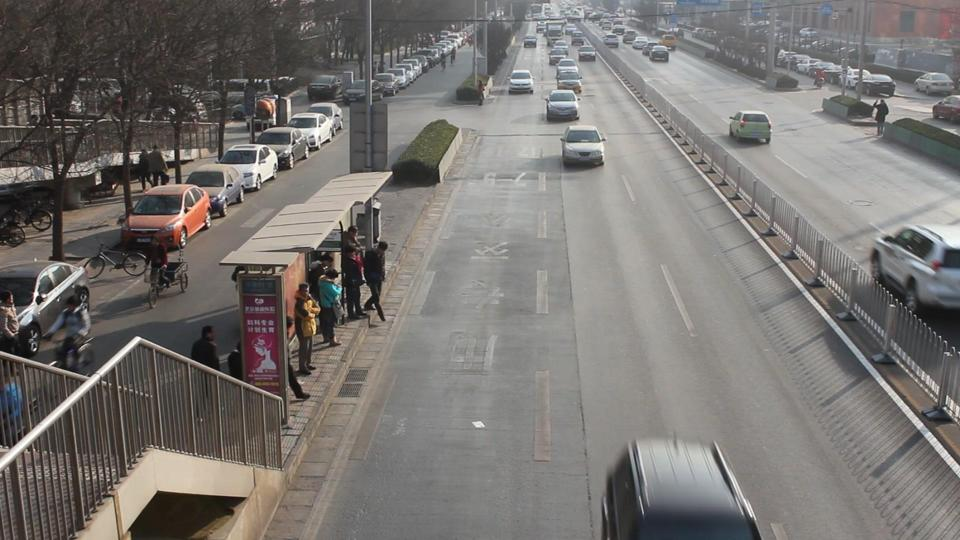
//> input picture data/1.jpg, 960 x 540 px
$ ./draw_things ../data/1.jpg   (built with g++ and OpenCV 4)
//> lines starting //> are read from the running program, lines starting //| are printed output that depends on the picture; after the words box and inside, x2 and y2 are one past the last pixel; in counts of white or black regions, pixels touching at a corner belong together
#include <opencv2/opencv.hpp>
#include <vector>

int main(int argc, char **argv)
{
  cv::Mat canvas = cv::imread(argv[1]);//load image
//> canvas is the input picture: 540 rows x 960 cols, CV_8UC3; mean B, G, R 113.6, 116.8, 120.3
  //draw cirlce
  cv::circle(canvas, cv::Point(canvas.cols / 2, canvas.rows / 2), 100, cv::Scalar(255, 255, 255));
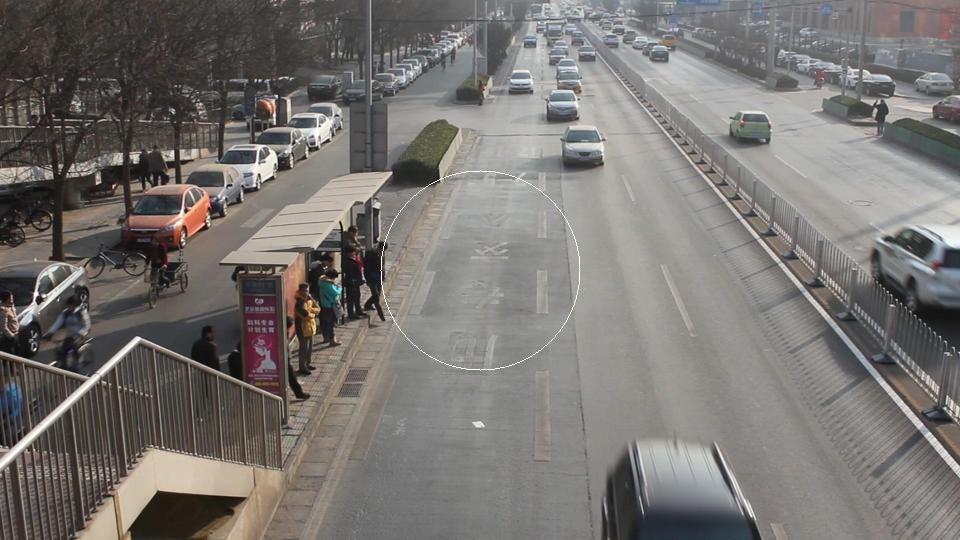
//> canvas: 540 rows x 960 cols, CV_8UC3; 0.11% of pixels changed, all inside (x1, y1, x2, y2) = (380, 170, 581, 371)

  // draw reactangle
  // cv::rectangle(canvas, cv::Point(20,5), cv::Point(400,200), cv::Scalar(0,255,0));
  std::cout << canvas.rows << canvas.cols << std::endl;
//| 540960
  for (int i = 5; i < 200; ++i) {
    for (int j = 20; j < 400; ++j) {
      canvas.at<cv::Vec3b>(i, j) = cv::Vec3b(0, 255, 0);
    }
  }
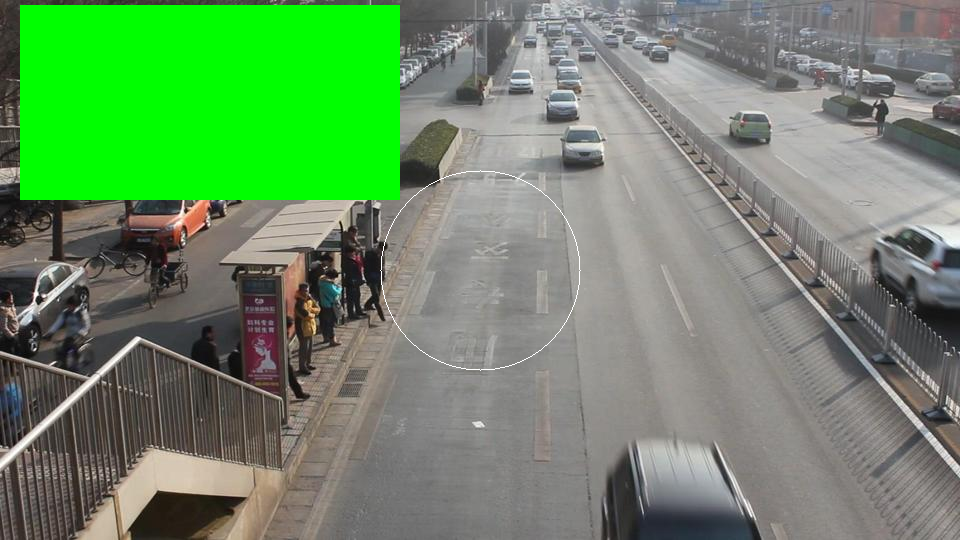
//> canvas: 540 rows x 960 cols, CV_8UC3; 14.29% of pixels changed, all inside (x1, y1, x2, y2) = (20, 5, 400, 200)

  // roi
  for (int i = 700, j = 0, count = 0; i < 801; i += 20, j += 20, count += 50) {
    cv::Mat roi = canvas(cv::Rect(i, j, 1600 - 2 * i, 200 - 2 * j));
    roi.setTo(count);// roi = i*2;
  }
//> this loop made 6 passes
//> pass 1, `cv::Mat roi = canvas(cv::Rect(i, j, 1600 - 2 * i, 200 - 2 * j));`:
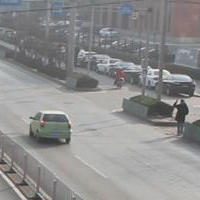
//> roi: 200 rows x 200 cols, CV_8UC3; mean B, G, R 141.5, 141.4, 141.7
//> after the loop:
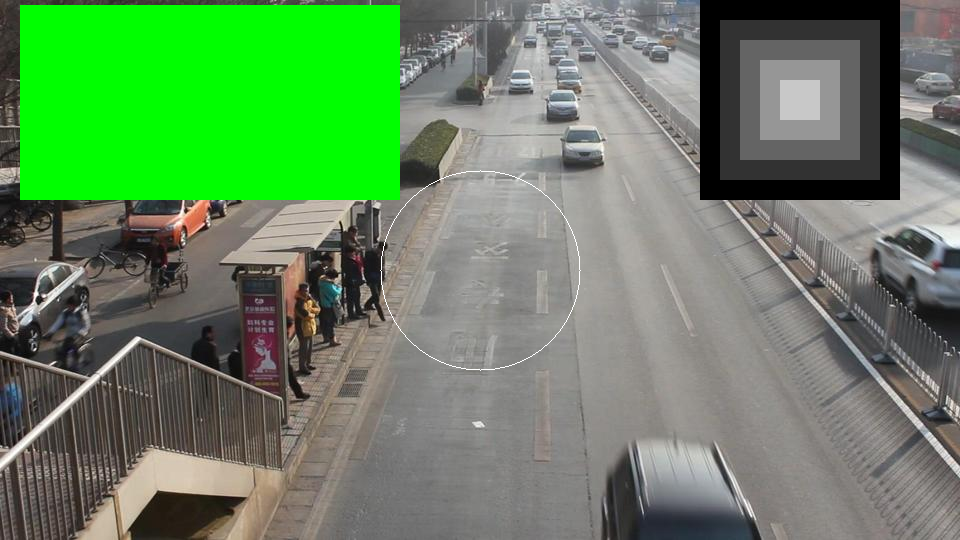
//> canvas: 540 rows x 960 cols, CV_8UC3; 7.71% of pixels changed, all inside (x1, y1, x2, y2) = (700, 0, 900, 200)

  // split, min max pixel value
  std::vector<cv::Mat> bgr_planes;
  split(canvas, bgr_planes);
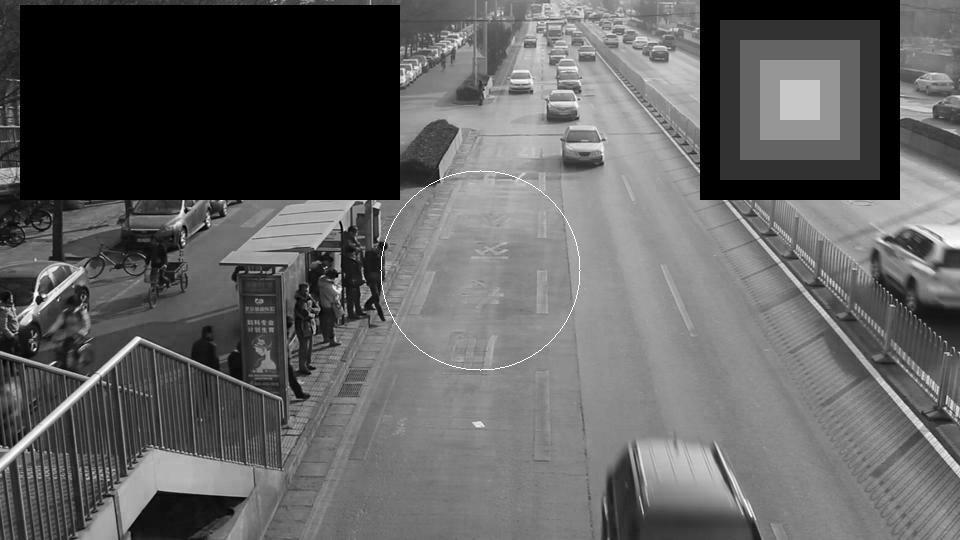
//> bgr_planes[0]: 540 rows x 960 cols, CV_8UC1; min 0, max 255, mean 96.3
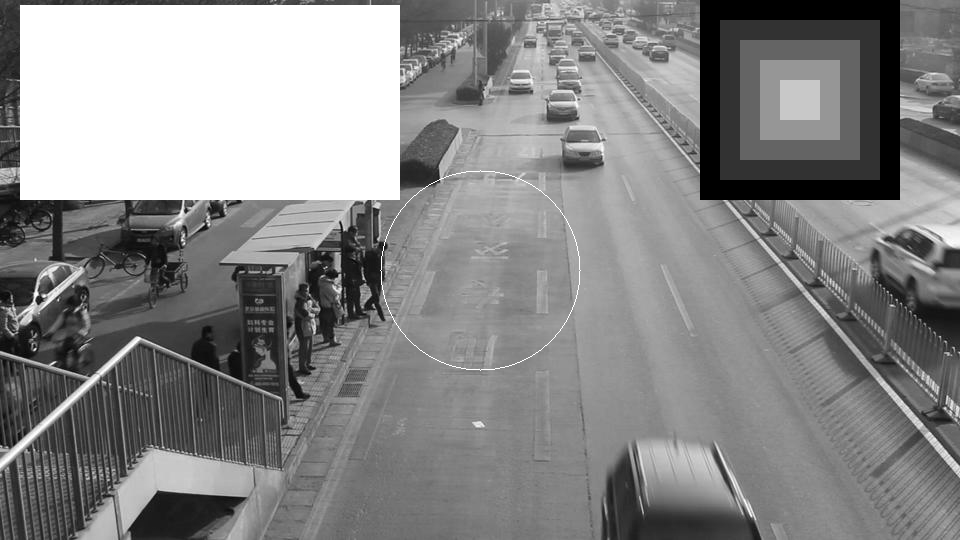
//> bgr_planes[1]: 540 rows x 960 cols, CV_8UC1; min 0, max 255, mean 135.4
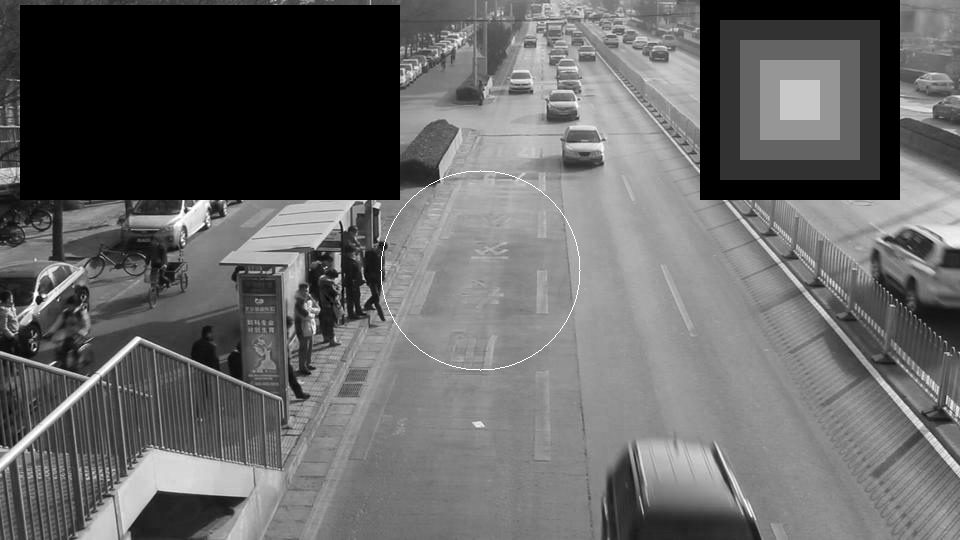
//> bgr_planes[2]: 540 rows x 960 cols, CV_8UC1; min 0, max 255, mean 101.8
  cv::Mat green = bgr_planes[1];
  double minPixelValue, maxPixelValue;
  cv::Point minPixelLoc, maxPixelLoc;
  cv::minMaxLoc(green, &minPixelValue, &maxPixelValue, &minPixelLoc, &maxPixelLoc);
//> minPixelValue = 0; maxPixelValue = 255; minPixelLoc = Point(700, 0); maxPixelLoc = Point(20, 5)
  std::cout << "minPixelValue: " << minPixelValue << " maxPixelValue: " << maxPixelValue << " minPixelLoc: " << minPixelLoc << " maxPixelLoc: " << maxPixelLoc << std::endl;
//| minPixelValue: 0 maxPixelValue: 255 minPixelLoc: [700, 0] maxPixelLoc: [20, 5]

  cv::imshow("output", green);
  cv::waitKey(-1);
}
